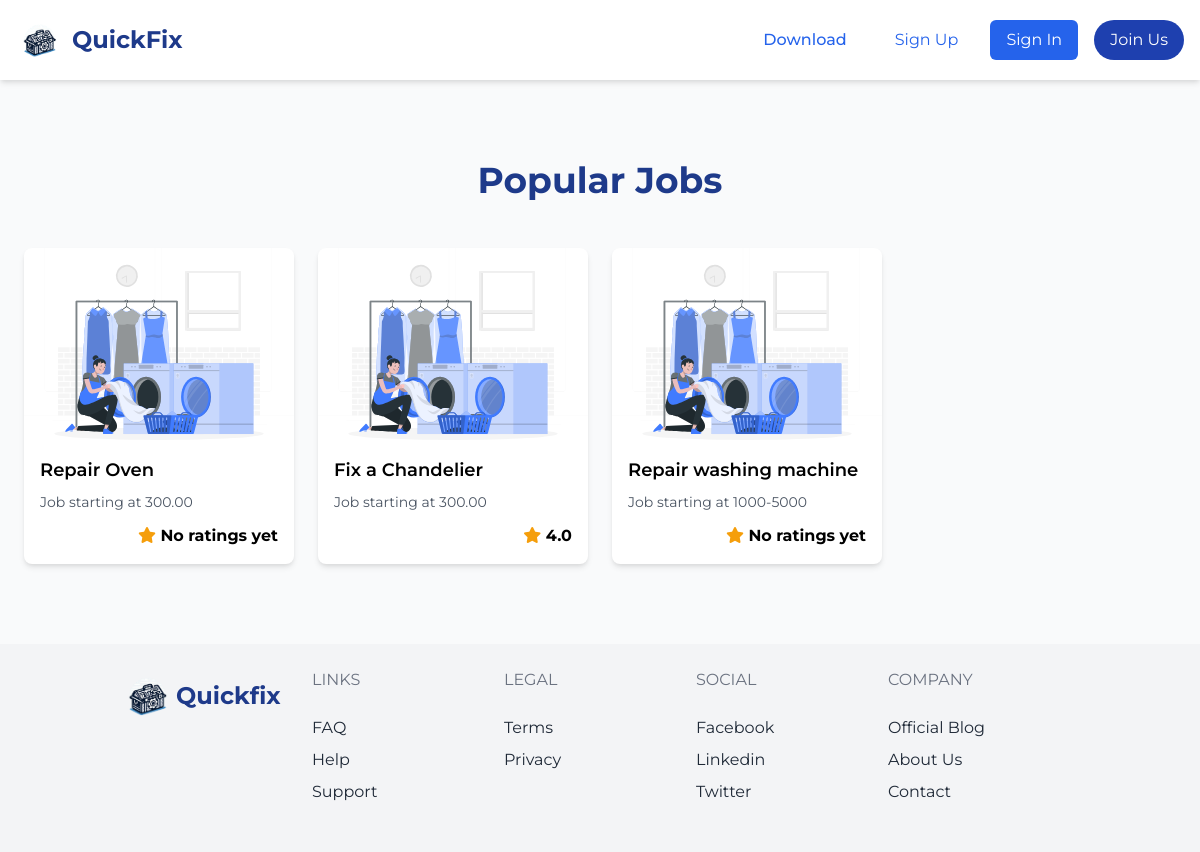
The app's page /categories.php?category_id=10, older data.
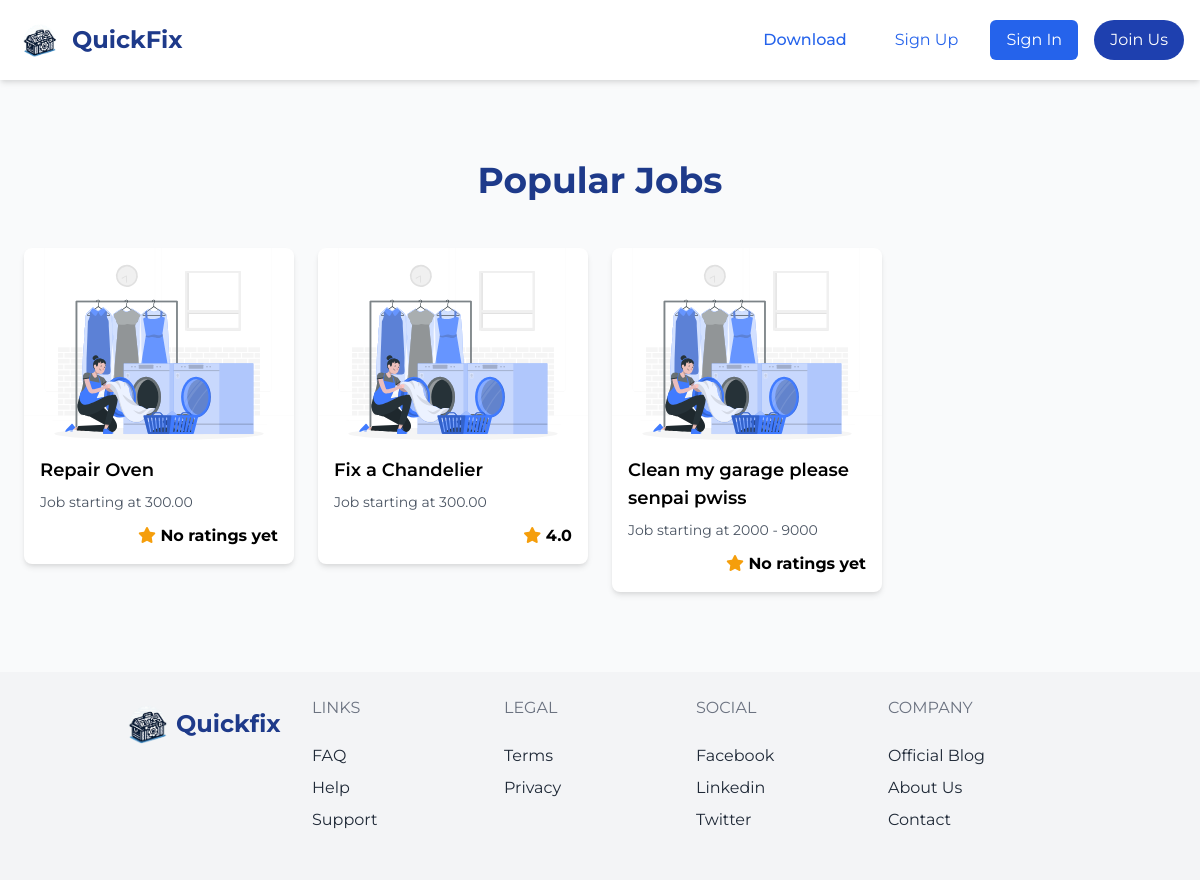
The same page, newer data.
### tables this page shows
CREATE TABLE `jobs` (
  `id` int(11) NOT NULL,
  `user_id` int(11) NOT NULL,
  `job_title` varchar(255) NOT NULL,
  `job_date` date DEFAULT NULL,
  `job_time` varchar(50) DEFAULT NULL,
  `location` varchar(255) NOT NULL,
  `description` text NOT NULL,
  `budget` text NOT NULL COMMENT 'oldset:decimal=10,2||current:ranging',
  `images` text DEFAULT NULL,
  `created_at` timestamp NOT NULL DEFAULT current_timestamp(),
  `status` enum('open','in_progress','completed','cancelled') NOT NULL DEFAULT 'open',
  `latitude` decimal(10,6) DEFAULT NULL,
  `longitude` decimal(10,6) DEFAULT NULL,
  `category_id` int(11) NOT NULL,
  `sub_category_id` int(11) NOT NULL,
  `cancelled_at` timestamp NULL DEFAULT NULL,
  `cancelled_by` int(11) DEFAULT NULL,
  `chosen_worker_id` int(11) DEFAULT NULL
);

### categories.php (the view, shortened to what the changed rows need)
<?php
include 'config/db_connection.php';
$category_id = $_GET['category_id'];
$query = "SELECT * FROM jobs WHERE category_id = $category_id";
$jobsresult = $conn->query($query);
?>
<!DOCTYPE html>
<html lang="en">
<head>
  <link rel="stylesheet" href="https://unpkg.com/tailwindcss@2.2.19/dist/tailwind.min.css" />
</head>
<body class="bg-white min-h-screen">
  <section class="bg-gray-50 py-20 px-4">
    <div class="max-w-6xl mx-auto">
      <h2 class="text-4xl font-bold mb-12 text-blue-900 text-center">Popular Jobs</h2>
      <div class="grid grid-cols-1 sm:grid-cols-2 md:grid-cols-3 lg:grid-cols-4 gap-6">
        <?php while ($row = $jobsresult->fetch_assoc()) { ?>
          <a href="categories.php?category_id=<?= $row['id'] ?>">
            <div class="bg-white rounded-lg shadow-md overflow-hidden transform transition-transform duration-300 hover:scale-105">
              <img src="./img/laundry.svg" alt="Cleaning" class="w-full h-48 object-cover">
              <div class="p-4">
                <h3 class="font-semibold text-lg mb-2"><?= htmlspecialchars($row['job_title']) ?></h3>
                <p class="text-gray-600 text-sm">Job starting at <?= htmlspecialchars($row['budget']) ?></p>
                <?php
                $query2 = "SELECT AVG(rating) as avg_rating FROM completed_jobs WHERE job_id = '" . $row['id'] . "'";
                $completed_jobsresult = $conn->query($query2);
                $row2 = $completed_jobsresult->fetch_assoc();
                $rating = $row2['avg_rating'] ? number_format($row2['avg_rating'], 1) : "No ratings yet";
                ?>
                <div class="text-right mt-3">
                  <b><span class="text-yellow-500"><i class="fas fa-star"></i></span> <?= $rating ?></b>
                </div>
              </div>
            </div>
          </a>
        <?php } ?>
      </div>
    </div>
  </section>
</body>
</html>

Row changes from the older to the newer data that the page shows:
removed jobs: job_title "Repair washing machine", budget "1000-5000", rating "No ratings yet"
added jobs: job_title "Clean my garage please senpai pwiss", budget "2000 - 9000", rating "No ratings yet"
